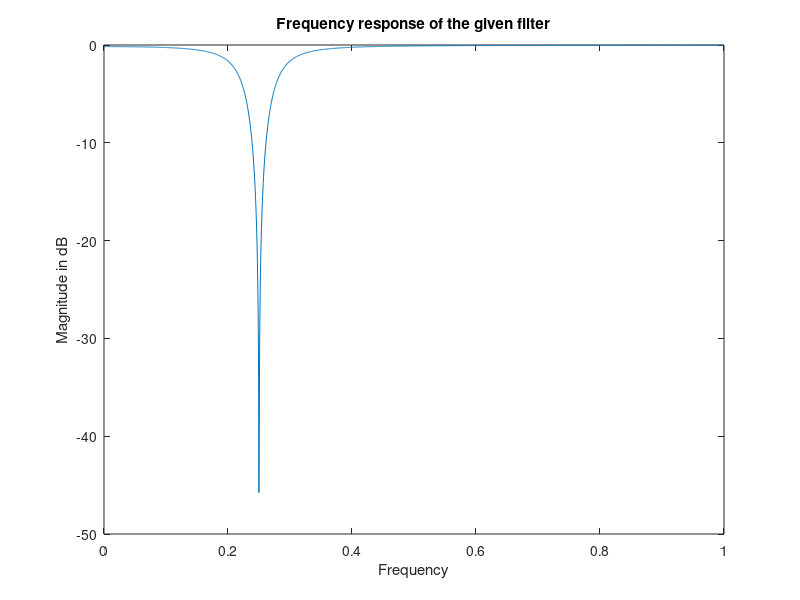
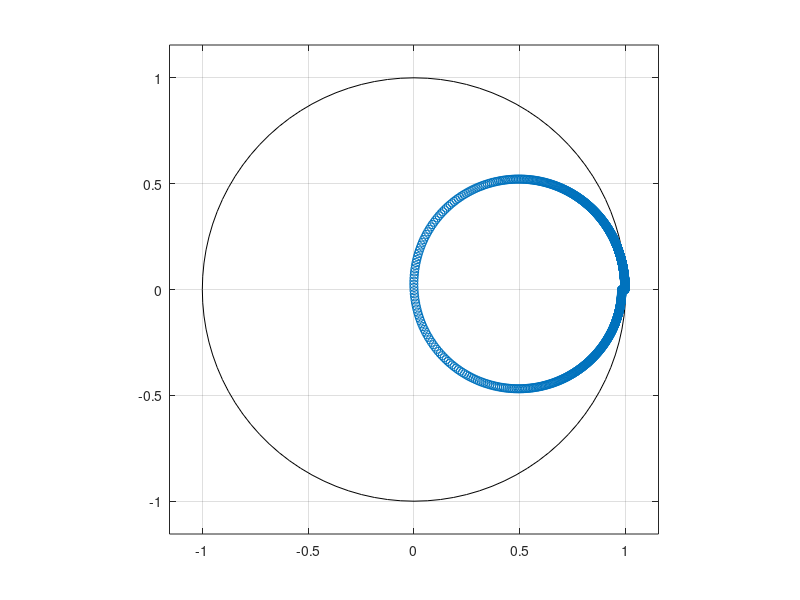

Write the MATLAB code that produced these figures, in order.
b0 = 0.9;

b = [b0 -1*b0*(1.414) b0];
a = [1 -(1.414)*0.9 0.9*0.9];

[y,w] = freqz(b,a,2001);
figure();
plot(w/pi,20*log10(abs(y)));
title("Frequency response of the given filter");
xlabel("Frequency");
ylabel("Magnitude in dB");

figure();
zplane(y);